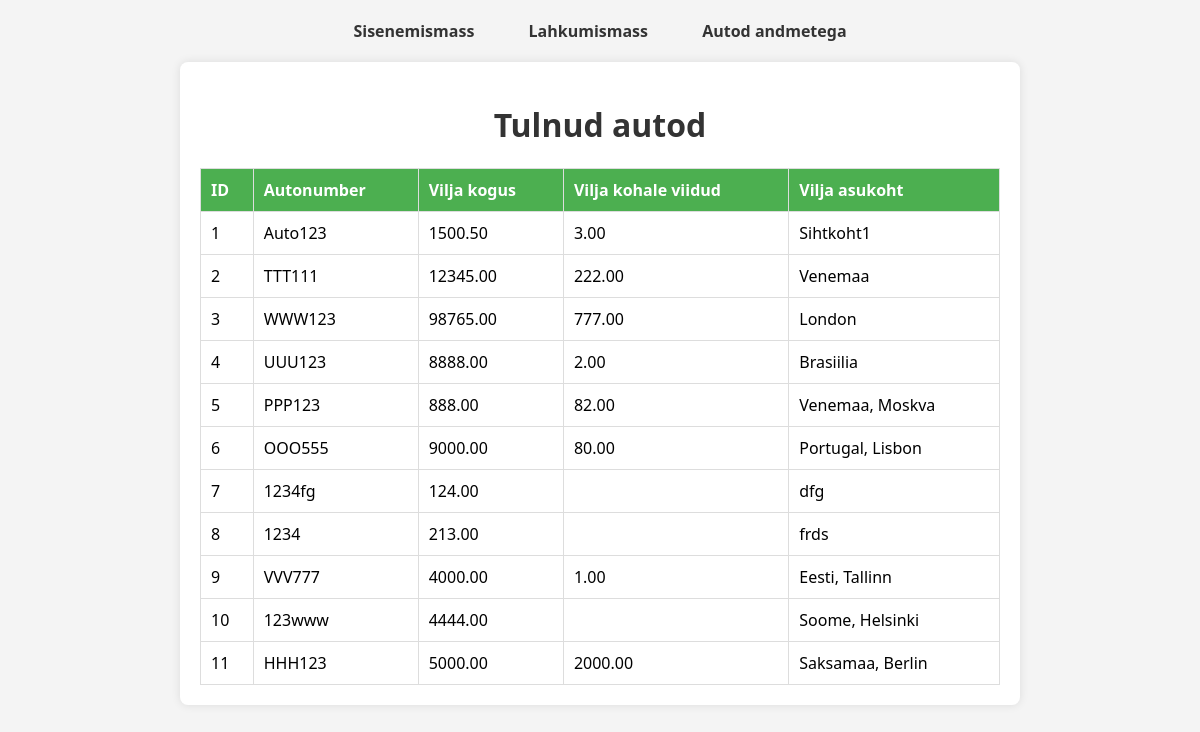
Screenshot of /tulnud_autod.php with the database file from the repository.
### tables this page shows
CREATE TABLE `autod` (
  `id` int(11) NOT NULL,
  `autonr` varchar(20) NOT NULL,
  `sisenemismass` decimal(10,2) NOT NULL,
  `lahkumismass` decimal(10,2) DEFAULT NULL,
  `vilja_asukoht` varchar(255) DEFAULT NULL
);

### tulnud_autod.php (the view, shortened to what this page needs)
<?php
$servername="d125324.mysql.zonevs.eu";
$username="d125324_nowcaz";
$password="jalgrattad123";
$dbname="d125324sd537732";
$conn = new mysqli($servername, $username, $password, $dbname);
$sqlSelectautod = "SELECT id, autonr, sisenemismass, lahkumismass, vilja_asukoht FROM autod";
$resultSelectautod = $conn->query($sqlSelectautod);
?>
<!DOCTYPE html>
<html lang="en">
<head>
    <link rel="stylesheet" type="text/css" href="style.css">
    <?php include("navigatsioon.php"); ?>
</head>
<body>
<div class="container">
    <h1>Tulnud autod</h1>
    <?php
    if ($resultSelectautod->num_rows > 0) {
        echo "<table border='1'><tr><th>ID</th><th>Autonumber</th><th>Vilja kogus</th><th>Vilja kohale viidud</th><th>Vilja asukoht</th></tr>";
        while ($row = $resultSelectautod->fetch_assoc()) {
            echo "<tr>";
            echo "<td>" . $row["id"] . "</td>";
            echo "<td>" . $row["autonr"] . "</td>";
            echo "<td>" . $row["sisenemismass"] . "</td>";
            echo "<td>" . $row["lahkumismass"] . "</td>";
            echo "<td>" . $row["vilja_asukoht"] . "</td>";
            echo "</tr>";
        }
        echo "</table>";
    } else {
        echo "Andmeid ei leitud.";
    }
    ?>
</div>
</body>
</html>

### navigatsioon.php
<nav>
    <ul>
        <li>
            <a href="index.php">Sisenemismass</a>
        </li>
        <li>
            <a href="valjumismass.php">Lahkumismass</a>
        </li>
        <li>
            <a href="tulnud_autod.php">Autod andmetega</a>
        </li>
    </ul>
</nav>

### style.css (style rules this page uses)
body { font-family: 'Segoe UI', Tahoma, Geneva, Verdana, sans-serif; margin: 20px; background-color: #f4f4f4; }
.container { max-width: 600px; margin: 0 auto; background-color: #fff; box-shadow: 0 0 10px rgba(0, 0, 0, 0.1); padding: 20px; border-radius: 8px; }
h1 { color: #333; text-align: center; }
a { text-decoration: none; color: #007BFF; }
nav { text-align: center; }
nav a { margin: 0 10px; color: #333; text-decoration: none; font-weight: bold; }
nav { text-align: center; margin-top: 20px; }
ul { list-style: none; padding: 0; }
li { display: inline; margin: 0 15px; }
a { text-decoration: none; color: #333; font-weight: bold; font-size: 16px; }

### tulnud_autod.php (style rules this page uses)
body { background-color: #f4f4f4; }
.container { max-width: 800px; margin: 20px auto; background-color: #fff; box-shadow: 0 0 10px rgba(0, 0, 0, 0.1); padding: 20px; border-radius: 8px; }
h1 { color: #333; text-align: center; }
table { width: 100%; border-collapse: collapse; margin-top: 20px; }
table, th, td { border: 1px solid #ddd; }
th, td { padding: 10px; text-align: left; }
th { background-color: #4CAF50; color: white; }
a { text-decoration: none; color: #007BFF; font-weight: bold; }

### rows the page displays
autod: id "1", autonr "Auto123", sisenemismass "1500.50", lahkumismass "3.00", vilja_asukoht "Sihtkoht1"
autod: id "2", autonr "TTT111", sisenemismass "12345.00", lahkumismass "222.00", vilja_asukoht "Venemaa"
autod: id "3", autonr "WWW123", sisenemismass "98765.00", lahkumismass "777.00", vilja_asukoht "London"
autod: id "4", autonr "UUU123", sisenemismass "8888.00", lahkumismass "2.00", vilja_asukoht "Brasiilia"
autod: id "5", autonr "PPP123", sisenemismass "888.00", lahkumismass "82.00", vilja_asukoht "Venemaa, Moskva"
autod: id "6", autonr "OOO555", sisenemismass "9000.00", lahkumismass "80.00", vilja_asukoht "Portugal, Lisbon"
autod: id "7", autonr "1234fg", sisenemismass "124.00", vilja_asukoht "dfg"
autod: id "8", autonr "1234", sisenemismass "213.00", vilja_asukoht "frds"
autod: id "9", autonr "VVV777", sisenemismass "4000.00", lahkumismass "1.00", vilja_asukoht "Eesti, Tallinn"
autod: id "10", autonr "123www", sisenemismass "4444.00", vilja_asukoht "Soome, Helsinki"
autod: id "11", autonr "HHH123", sisenemismass "5000.00", lahkumismass "2000.00", vilja_asukoht "Saksamaa, Berlin"
